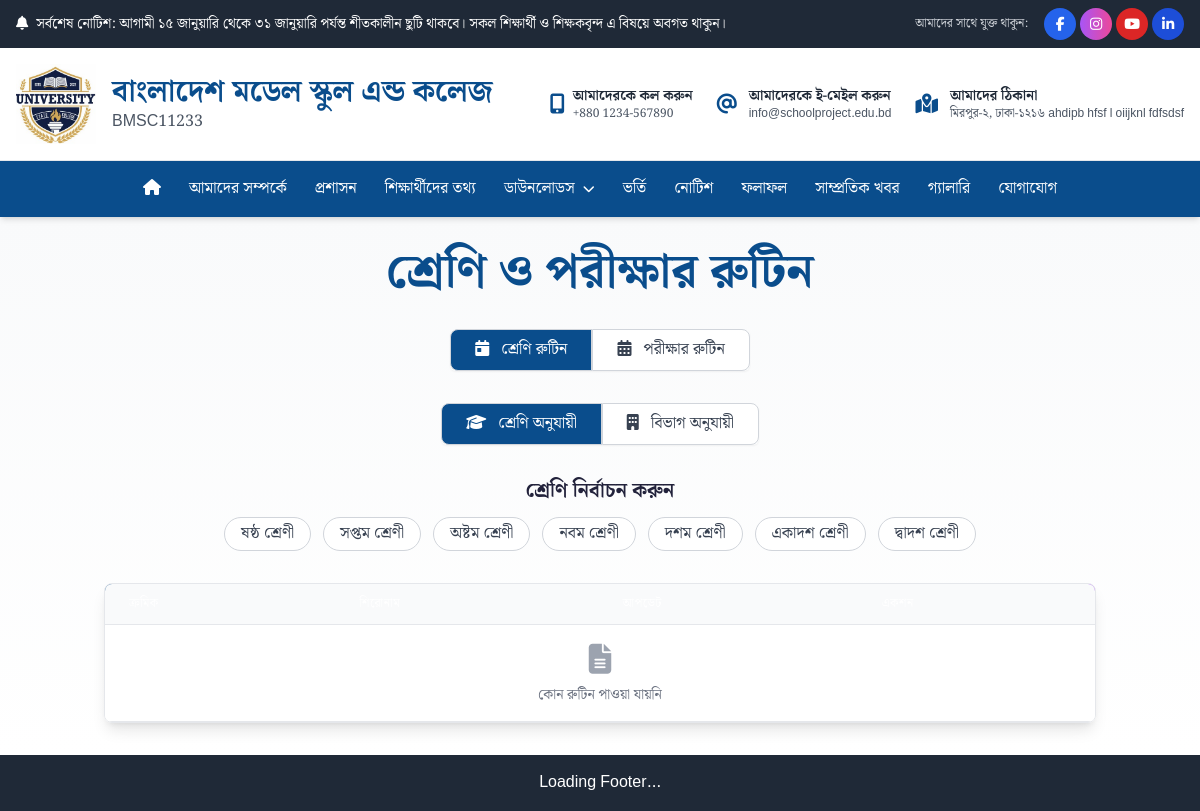
The app's page /routine/ with its own data.
### notice/models.py (models this page shows, shortened)
class TimeStampModel(models.Model):
    created_at = models.DateTimeField(auto_now_add=True)
    updated_at = models.DateTimeField(auto_now=True)
    class Meta:
        abstract = True

class Notice(TimeStampModel):
    title = models.CharField(max_length=255)
    short_description = models.TextField(help_text="A short description (max 2 lines) for the notice card.")
    file = models.FileField(
        upload_to='notices/',
        validators=[FileExtensionValidator(['pdf', 'doc', 'docx', 'jpg', 'jpeg', 'png'])]
    )
    notice_type = models.ForeignKey(NoticeType, on_delete=models.CASCADE)
    class_name = models.ForeignKey(Class, on_delete=models.SET_NULL, null=True, blank=True)
    department = models.ForeignKey(Department, on_delete=models.SET_NULL, null=True, blank=True)
    is_active = models.BooleanField(default=True)
    class Meta:
        verbose_name_plural = "Notices"
        ordering = ['-created_at']

### web/models.py (models this page shows, shortened)
class TimeStampModel(models.Model):
    created_at = models.DateTimeField(auto_now_add=True)
    updated_at = models.DateTimeField(auto_now=True)
    class Meta:
        abstract = True

class SchoolInfo(TimeStampModel):
    name = models.CharField(max_length=255, verbose_name="School Name")
    address = models.TextField()
    email = models.EmailField()
    phone = models.CharField(max_length=20)
    logo = models.ImageField(upload_to='school/', help_text="Upload the main logo for the navbar.")
    favicon = models.ImageField(upload_to='school/', blank=True, null=True, help_text="Upload a .ico or .png file for the browser tab icon.")
    established_year = models.CharField(max_length=4)
    description = models.TextField()
    history = models.TextField()
    vision = models.TextField()
    mission = models.TextField()
    reg_no = models.CharField(max_length=100, blank=True, null=True, verbose_name="Registration Number")
    facebook_url = models.URLField(max_length=255, blank=True, null=True, verbose_name="Facebook URL")
    instagram_url = models.URLField(max_length=255, blank=True, null=True, verbose_name="Instagram URL")
    youtube_url = models.URLField(max_length=255, blank=True, null=True, verbose_name="YouTube URL")
    linkedin_url = models.URLField(max_length=255, blank=True, null=True, verbose_name="LinkedIn URL")
    class Meta:
        verbose_name_plural = 'School Information'

class Class(TimeStampModel):
    name = models.CharField(max_length=50)  # Bengali name
    name_en = models.CharField(max_length=50)  # English name
    numeric_value = models.IntegerField(unique=True)  # For sorting (e.g., 6,7,8)
    description = models.TextField(blank=True)
    class Meta:
        verbose_name_plural = 'Classes'
        ordering = ['numeric_value']

### web/views.py (the view)
# urls.py: path('routine/', routine, name='routine'),
def routine(request):
    classes = Class.objects.all().order_by('numeric_value')
    departments = Department.objects.all()
    initial_routines = Routine.objects.filter(
        category='class',
        is_active=True
    ).select_related('class_name', 'department')
    context = {
        'classes': classes,
        'departments': departments,
        'initial_routines': initial_routines,
    }
    return render(request, 'website/routine.html', context)

### template/website/routine.html (shortened to what this page needs)
{% extends 'website/base.html' %}
{% block content %}
<div class="bg-gradient-to-b from-gray-50 to-white py-8">
    <div class="container mx-auto px-4">
        <h1 class="text-4xl md:text-5xl font-bold text-center text-[var(--color-primary)] mb-8">
            শ্রেণি ও পরীক্ষার রুটিন
        </h1>
        <div x-data="{
            activeTab: 'class',
            activeType: 'class',
            activeClass: null,
            activeDept: null,
            routines: [],
            async filterRoutines() {
                let url = '{% url "filter_routines" %}?type=' + this.activeType;
                if (this.activeTab === 'class' && this.activeClass) {
                    url += '&class_id=' + this.activeClass;
                }
                else if (this.activeTab === 'dept' && this.activeDept) {
                    url += '&dept_slug=' + this.activeDept;
                }
                const response = await fetch(url);
                const data = await response.json();
                this.routines = data.routines;
            },
            init() {
                this.filterRoutines();
            }
        }" x-init="init()">
            <div class="flex justify-center mb-8">
                <div class="inline-flex rounded-md shadow-sm">
                    <button @click="activeType = 'class'; filterRoutines();"
                            :class="activeType === 'class' ? 'bg-[var(--color-primary)] text-white' : 'bg-white text-gray-700 hover:bg-gray-100'"
                            class="px-6 py-2 rounded-l-lg border border-gray-300 font-medium">
                        <i class="fas fa-calendar-day mr-2"></i> শ্রেণি রুটিন
                    </button>
                    <button @click="activeType = 'exam'; filterRoutines();"
                            :class="activeType === 'exam' ? 'bg-[var(--color-primary)] text-white' : 'bg-white text-gray-700 hover:bg-gray-100'"
                            class="px-6 py-2 rounded-r-lg border border-gray-300 font-medium">
                        <i class="fas fa-calendar-alt mr-2"></i> পরীক্ষার রুটিন
                    </button>
                </div>
            </div>
            <div class="flex justify-center mb-8">
                <div class="inline-flex rounded-md shadow-sm">
                    <button @click="activeTab = 'class'; activeDept = null; filterRoutines();"
                            :class="activeTab === 'class' ? 'bg-[var(--color-primary)] text-white' : 'bg-white text-gray-700 hover:bg-gray-100'"
                            class="px-6 py-2 rounded-l-lg border border-gray-300 font-medium">
                        <i class="fas fa-graduation-cap mr-2"></i> শ্রেণি অনুযায়ী
                    </button>
                    <button @click="activeTab = 'dept'; activeClass = null; filterRoutines();"
                            :class="activeTab === 'dept' ? 'bg-[var(--color-primary)] text-white' : 'bg-white text-gray-700 hover:bg-gray-100'"
                            class="px-6 py-2 rounded-r-lg border border-gray-300 font-medium">
                        <i class="fas fa-building mr-2"></i> বিভাগ অনুযায়ী
                    </button>
                </div>
            </div>
            <div class="mb-8">
                <div x-show="activeTab === 'class'" x-transition class="text-center">
                    <h3 class="text-xl font-semibold mb-3">শ্রেণি নির্বাচন করুন</h3>
                    <div class="flex flex-wrap justify-center gap-3">
                        {% for class in classes %}
                        <button @click="activeClass = {{ class.id }}; filterRoutines();"
                                :class="activeClass === {{ class.id }} ? 'bg-[var(--color-primary)] text-white' : 'bg-white text-gray-700 hover:bg-gray-100'"
                                class="px-4 py-1 rounded-full border border-gray-300 transition-colors duration-200">
                            {{ class.name }}
                        </button>
                        {% endfor %}
                    </div>
                </div>
            </div>
            <div id="routine-list-container">
                <div class="overflow-hidden rounded-lg shadow-lg border border-gray-200">
                    <table class="min-w-full divide-y divide-gray-200">
                        <thead class="bg-gradient-to-r from-[var(--color-primary)] to-purple-600">
                            <tr>
                                <th class="px-6 py-3 text-left text-xs font-medium text-white uppercase tracking-wider">ক্রমিক</th>
                                <th class="px-6 py-3 text-left text-xs font-medium text-white uppercase tracking-wider">শিরোনাম</th>
                                <th class="px-6 py-3 text-left text-xs font-medium text-white uppercase tracking-wider">আপডেট</th>
                                <th class="px-6 py-3 text-left text-xs font-medium text-white uppercase tracking-wider">একশন</th>
                            </tr>
                        </thead>
                        <tbody class="bg-white divide-y divide-gray-200">
                            <template x-if="routines.length === 0">
                                <tr>
                                    <td colspan="4" class="px-6 py-4 text-center text-sm text-gray-500">
                                        <i class="fas fa-file-alt text-3xl mb-2 text-gray-400"></i>
                                        <p>কোন রুটিন পাওয়া যায়নি</p>
                                    </td>
                                </tr>
                            </template>
                        </tbody>
                    </table>
                </div>
            </div>
        </div>
    </div>
</div>
{% endblock %}

### template/website/include/navbar.html (shortened to what this page needs)
{% load static %}
<div class="bg-gray-800 text-white text-sm py-2 w-full">
  <div class="container mx-auto max-w-7xl px-4 flex justify-between items-center">
    <div class="flex-1">
      {% if latest_notices %}
      <marquee class="text-white text-sm font-medium" behavior="scroll" direction="left" scrollamount="4">
        <i class="fas fa-bell mr-2"></i>
        {% for notice in latest_notices %}
          <span class="inline-flex items-center">
            <span class="bg-red-500 text-white text-xs px-2 py-1 rounded-full mr-2">নোটিশ</span>
            {{ notice.short_description }}
          </span>
          {% if not forloop.last %}
            <span class="mx-4 text-yellow-300">
              <i class="fas fa-star"></i>
              <i class="fas fa-star"></i>
              <i class="fas fa-star"></i>
            </span>
          {% endif %}
        {% endfor %}
      </marquee>
      {% elif latest_notice %}
      <marquee class="text-white text-sm font-medium" behavior="scroll" direction="left" scrollamount="4">
        <i class="fas fa-bell mr-2"></i>সর্বশেষ নোটিশ: {{ latest_notice.short_description }}
      </marquee>
      {% elif school_info %}
      <span class="text-gray-200">{{ school_info.name }}</span>
      {% else %}
      <span class="text-gray-200">আমাদের ওয়েব সাইটে আপনাকে স্বাগতম</span>
      {% endif %}
    </div>
    {% if school_info %}
    <div class="flex items-center space-x-1 pl-5">
      <span class="text-gray-300 text-xs mr-3 hidden sm:inline">আমাদের সাথে যুক্ত থাকুন:</span>
      {% if school_info.facebook_url %}
      <a href="{{ school_info.facebook_url }}" target="_blank" rel="noopener noreferrer"
         class="w-8 h-8 bg-blue-600 hover:bg-blue-700 rounded-full flex items-center justify-center transition-all duration-300 transform hover:scale-110"
         title="Facebook">
        <i class="fab fa-facebook-f text-sm"></i>
      </a>
      {% endif %}
      {% if school_info.instagram_url %}
      <a href="{{ school_info.instagram_url }}" target="_blank" rel="noopener noreferrer"
         class="w-8 h-8 bg-gradient-to-r from-purple-500 to-pink-500 hover:from-purple-600 hover:to-pink-600 rounded-full flex items-center justify-center transition-all duration-300 transform hover:scale-110"
         title="Instagram">
        <i class="fab fa-instagram text-sm"></i>
      </a>
      {% endif %}
      {% if school_info.youtube_url %}
      <a href="{{ school_info.youtube_url }}" target="_blank" rel="noopener noreferrer"
         class="w-8 h-8 bg-red-600 hover:bg-red-700 rounded-full flex items-center justify-center transition-all duration-300 transform hover:scale-110"
         title="YouTube">
        <i class="fab fa-youtube text-sm"></i>
      </a>
      {% endif %}
      {% if school_info.linkedin_url %}
      <a href="{{ school_info.linkedin_url }}" target="_blank" rel="noopener noreferrer"
         class="w-8 h-8 bg-blue-700 hover:bg-blue-800 rounded-full flex items-center justify-center transition-all duration-300 transform hover:scale-110"
         title="LinkedIn">
        <i class="fab fa-linkedin-in text-sm"></i>
      </a>
      {% endif %}
    </div>
    {% endif %}
  </div>
</div>
<div class="bg-white py-4 border-b w-full">
  <div class="container mx-auto max-w-7xl px-4 flex items-center justify-between">
    <div class="flex items-center">
      <a href="{% url 'home' %}" class="flex items-center">
        <img src="{{ school_info.logo.url }}" alt="Logo" class="w-20 h-20 mr-4" />
        <div class="flex flex-col">
          <span class="font-bold text-3xl text-[var(--color-primary)]">{{ school_info.name }}</span>
          {% if school_info.reg_no %}
          <span class="text-base text-gray-600 font-medium">{{ school_info.reg_no }}</span>
          {% endif %}
        </div>
      </a>
    </div>
    <div class="hidden md:flex items-center space-x-6">
      {% if school_info %}
      <div class="flex items-center space-x-2">
        <i class="fas fa-mobile-alt text-xl text-[var(--color-primary)]"></i>
        <div>
          <p class="text-sm font-semibold text-gray-800">আমাদেরকে কল করুন</p>
          <p class="text-xs text-gray-600">{{ school_info.phone }}</p>
        </div>
      </div>
      <div class="flex items-center space-x-3">
        <i class="fas fa-at text-xl text-[var(--color-primary)]"></i>
        <div>
          <p class="text-sm font-semibold text-gray-800">আমাদেরকে ই-মেইল করুন</p>
          <p class="text-xs text-gray-600">{{ school_info.email }}</p>
        </div>
      </div>
      <div class="flex items-center space-x-3">
        <i class="fas fa-map-marked-alt text-xl text-[var(--color-primary)]"></i>
        <div>
          <p class="text-sm font-semibold text-gray-800">আমাদের ঠিকানা</p>
          <p class="text-xs text-gray-600">{{ school_info.address }}</p>
        </div>
      </div>
      {% endif %}
    </div>
  </div>
</div>
<nav class="bg-[var(--color-primary)] text-white w-full" x-data="{ sidebarOpen: false }" @open-sidebar.window="sidebarOpen = true" @keydown.window.escape="sidebarOpen = false">
  <div class="container mx-auto max-w-7xl px-4 flex items-center justify-center">
    <ul class="hidden md:flex flex-row space-x-1 items-center">
        <li><a href="{% url 'home' %}" class="block py-4 px-3 rounded hover:bg-[var(--color-secondary)] transition-all ease-in-out duration-300" title="Home"><i class="fas fa-home"></i></a></li>
        <li><a href="{% url 'about' %}" class="block py-4 px-3 rounded hover:bg-[var(--color-secondary)] transition-all ease-in-out duration-300">আমাদের সম্পর্কে</a></li>
        <li><a href="{% url 'administration' %}" class="block py-4 px-3 rounded hover:bg-[var(--color-secondary)] transition-all ease-in-out duration-300">প্রশাসন</a></li>
        <li><a href="{% url 'students' %}" class="block py-4 px-3 rounded hover:bg-[var(--color-secondary)] transition-all ease-in-out duration-300">শিক্ষার্থীদের তথ্য</a></li>
        <li class="relative group">
            <a href="#" class="block py-4 px-3 rounded hover:bg-[var(--color-secondary)] transition-all ease-in-out duration-300 flex items-center gap-1">ডাউনলোডস<i class="fas fa-chevron-down text-xs ml-1"></i></a>
        </li>
        <li><a href="{% url 'admission_list' %}" class="block py-4 px-3 rounded hover:bg-[var(--color-secondary)] transition-all ease-in-out duration-300">ভর্তি</a></li>
        <li><a href="{% url 'notice_list' %}" class="block py-4 px-3 rounded hover:bg-[var(--color-secondary)] transition-all ease-in-out duration-300">নোটিশ</a></li>
        <li><a href="{% url 'result_list' %}" class="block py-4 px-3 rounded hover:bg-[var(--color-secondary)] transition-all ease-in-out duration-300">ফলাফল</a></li>
        <li><a href="#" class="block py-4 px-3 rounded hover:bg-[var(--color-secondary)] transition-all ease-in-out duration-300">সাম্প্রতিক খবর</a></li>
        <li><a href="{% url 'gallery_list' %}" class="block py-4 px-3 rounded hover:bg-[var(--color-secondary)] transition-all ease-in-out duration-300">গ্যালারি</a></li>
        <li><a href="{% url 'contact' %}" class="block py-4 px-3 rounded hover:bg-[var(--color-secondary)] transition-all ease-in-out duration-300">যোগাযোগ</a></li>
    </ul>
  </div>
</nav>

### records on screen
Notice: short_description "আগামী ১৫ জানুয়ারি থেকে ৩১ জানুয়ারি পর্যন্ত শীতকালীন ছুটি থাকবে। সকল শিক্ষার্থী ও শিক্ষকবৃন্দ এ বিষয়ে অবগত থাকুন।"
SchoolInfo: logo (picture), name "বাংলাদেশ মডেল স্কুল এন্ড কলেজ", reg_no "BMSC11233", phone "+880 1234-567890", email "info@schoolproject.edu.bd", address "মিরপুর-২, ঢাকা-১২১৬ ahdipb hfsf l oiijknl fdfsdsf"
Class: name "ষষ্ঠ শ্রেণী"
Class: name "সপ্তম শ্রেণী"
Class: name "অষ্টম শ্রেণী"
Class: name "নবম শ্রেণী"
Class: name "দশম শ্রেণী"
Class: name "একাদশ শ্রেণী"
Class: name "দ্বাদশ শ্রেণী"
